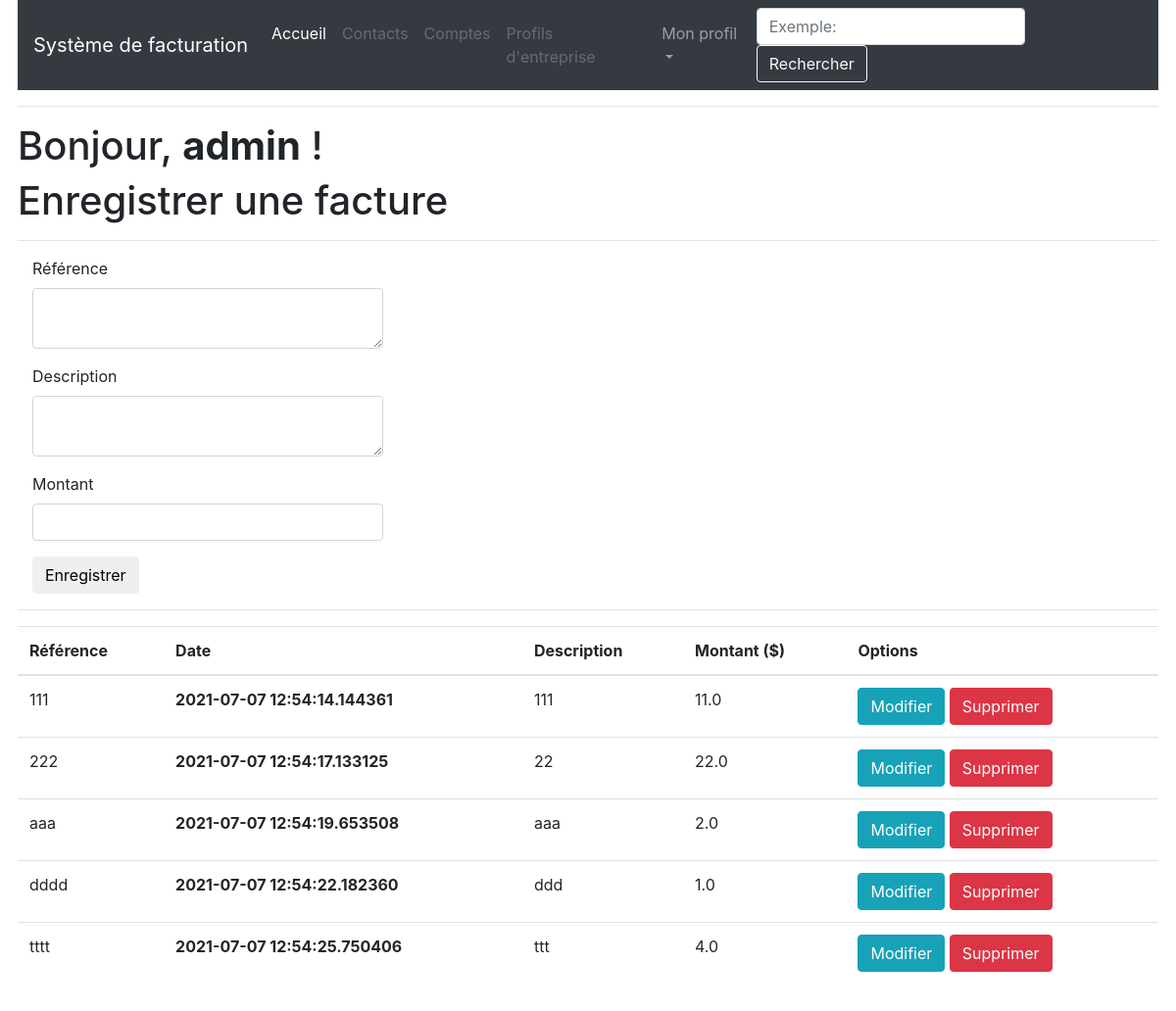
The page /index (signed in) on the database its author committed.
### app/models.py (models this page shows, shortened)
class User(UserMixin, db.Model):
    id = db.Column(db.Integer, primary_key=True)
    username = db.Column(db.String(64), index=True, unique=True)
    email = db.Column(db.String(120), index=True, unique=True)
    password_hash = db.Column(db.String(128))
    factures = db.relationship('Facture', backref='author', lazy='dynamic')
    about_me = db.Column(db.String(140))
    last_seen = db.Column(db.DateTime, default=datetime.utcnow)

class Facture(db.Model):
    id = db.Column(db.Integer, primary_key=True)
    reference = db.Column(db.String(50))
    description = db.Column(db.String(140))
    date = db.Column(db.DateTime, index=True, default=datetime.utcnow)
    amount = db.Column(db.Float)
    user_id = db.Column(db.Integer, db.ForeignKey('user.id'))

### app/routes.py (the view)
@app.route('/index', methods=['GET', 'POST'])
@login_required
def index():
    form = FactureForm()
    if form.validate_on_submit():
        facture = Facture(reference=form.reference.data, description=form.description.data, author=current_user, amount=form.amount.data)
        db.session.add(facture)
        db.session.commit()
        flash(_('Votre facture a été ajoutée.'))
        return redirect(url_for('index'))
    page = request.args.get('page', 1, type=int)
    factures = Facture.query.filter_by(user_id=current_user.id).paginate(page, app.config['FACTURES_PAR_PAGE'], False)
    next_url = url_for('index', page=factures.next_num) if factures.has_next else None
    prev_url = url_for('index', page=factures.prev_num) if factures.has_prev else None
    return render_template("index.html", title=_('Accueil'), form=form, factures=factures.items, next_url=next_url, prev_url=prev_url)

### app/forms.py
class FactureForm(FlaskForm):
    reference = TextAreaField(_l('Référence'), validators=[DataRequired(message=_l("Veuillez entrer une référence")), Length(min=1, max=50, message=_l('Veuillez écrire entre 1 et 50 caractères'))])
    description = TextAreaField(_l('Description'), validators=[DataRequired(message=_l("Veuillez entrer une description")), Length(min=1, max=140, message=_l(_l('Veuillez écrire entre 1 et 50 caractères')))])
    amount = DecimalField(_l('Montant'), validators=[DataRequired(message=_l("Veuillez entrer un montant numérique"))], places=2)
    submit = SubmitField(_l('Enregistrer'))

### app/models.py (called while the page is built)
@login.user_loader
def load_user(id):
    return User.query.get(int(id))

### app/routes.py (called while the page is built)
@app.before_request
def before_request():
    if current_user.is_authenticated:
        current_user.last_seen = datetime.utcnow()
        db.session.commit()

### app/templates/index.html (shortened to what this page needs)
{% extends "base.html" %}
{% import 'bootstrap/wtf.html' as wtf %}
{% block app_content %}
    <h1>{{ _('Bonjour') }}, <strong>{{ current_user.username }}</strong> !</h1>
    <h1>{{ _('Enregistrer une facture') }}</h1>
    <hr>
    {% if form %}
        <div class="form-group">
            <div class="col-md-4">
                {{ wtf.quick_form(form) }}
            </div>
        </div>
        <hr>
    {% endif %}
    <table class="table table-hover">
        <thead>
          <tr>
            <th scope="col">{{ _('Référence') }}</th>
            <th scope="col">{{ _('Date') }}</th>
            <th scope="col">{{ _('Description') }}</th>
            <th scope="col">{{ _('Montant') }} ($)</th>
            <th scope="col">{{ _('Options') }}</th>
          </tr>
        </thead>
        <tbody>
    {% for facture in factures %}
        <tr>
            <td>{{ facture.reference }}</td>
            <th>{{ facture.date }}</th>
            <td>{{ facture.description }}</td>
            <td>{{ facture.amount }}</td>
            <td>
                <a class="btn btn-info" href="{{ url_for('update', facture_id=facture.id) }}">{{ _('Modifier') }}</a>
                <a class="btn btn-danger" href="{{ url_for('delete', facture_id=facture.id) }}">{{ _('Supprimer') }}</a>
            </td>
        </tr>
    {% endfor %}
        </tbody>
    </table>
    <br><br>
{% endblock %}

### rows shown on the page
User: username "admin"
Facture: reference "111", date "2021-07-07 12:54:14.144361", description "111", amount "11.0"
Facture: reference "222", date "2021-07-07 12:54:17.133125", description "22", amount "22.0"
Facture: reference "aaa", date "2021-07-07 12:54:19.653508", description "aaa", amount "2.0"
Facture: reference "dddd", date "2021-07-07 12:54:22.182360", description "ddd", amount "1.0"
Facture: reference "tttt", date "2021-07-07 12:54:25.750406", description "ttt", amount "4.0"
